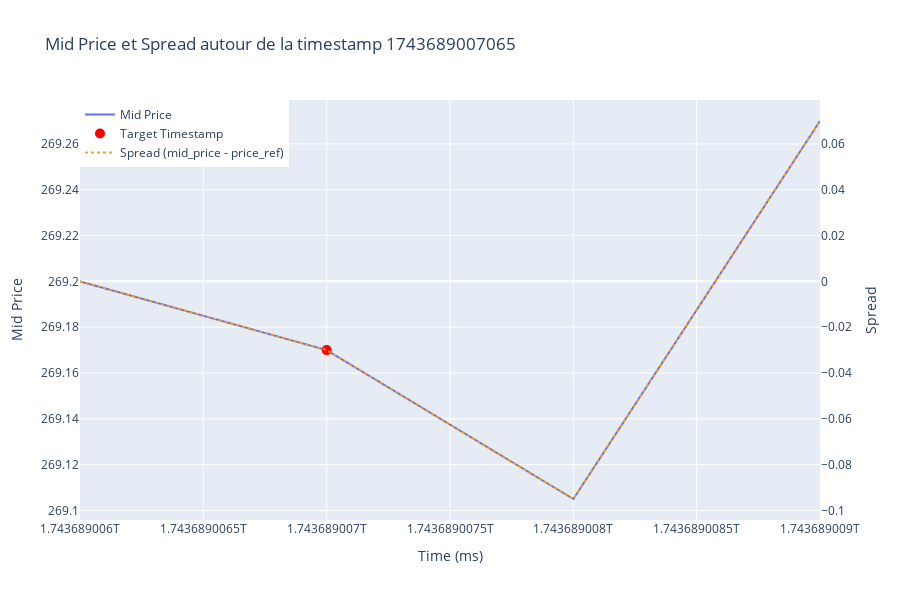

The notebook cell this image was saved under:
### Code cell
import pandas as pd
import plotly.graph_objects as go


timestamp_to_plot = 1743689007065

window = 2 * 1000


# Filtrage autour de la timestamp
df_window = merged[
    (merged['time'] >= timestamp_to_plot - window) &
    (merged['time'] <= timestamp_to_plot + window)
].copy()  # copy pour éviter les SettingWithCopyWarning

# Calcul du prix de référence (mid_price au début de la fenêtre)
price_ref = df_window.iloc[0]['price']
df_window['spread'] = df_window['price'] - price_ref

# Création du graphique
fig = go.Figure()

# Trace mid_price
fig.add_trace(go.Scatter(
    x=df_window['time'],
    y=df_window['price'],
    mode='lines',
    name='Mid Price'
))

# Point rouge à la timestamp cible
closest_idx = df_window['time'].sub(timestamp_to_plot).abs().idxmin()
closest_time = df_window.loc[closest_idx, 'time']
closest_price = df_window.loc[closest_idx, 'price']

fig.add_trace(go.Scatter(
    x=[closest_time],
    y=[closest_price],
    mode='markers',
    marker=dict(color='red', size=10),
    name='Target Timestamp'
))

# Ajout de la courbe de spread
fig.add_trace(go.Scatter(
    x=df_window['time'],
    y=df_window['spread'],
    mode='lines',
    name='Spread (mid_price - price_ref)',
    yaxis='y2',
    line=dict(dash='dot', color='orange')
))

# Layout avec un deuxième axe Y pour le spread
fig.update_layout(
    title=f"Mid Price et Spread autour de la timestamp {timestamp_to_plot}",
    xaxis_title="Time (ms)",
    yaxis=dict(title="Mid Price"),
    yaxis2=dict(title="Spread", overlaying='y', side='right', showgrid=False),
    legend=dict(x=0, y=1),
    height=600
)

fig.show()

### Figure 1 — Plotly figure (JSON) as saved in the notebook; plotly's stock layout.template omitted (floating-point values rounded to 4 significant figures)
{"data": [{"mode": "lines", "name": "Mid Price", "type": "scatter", "x": [1743689006000, 1743689007000, 1743689008000, 1743689009000], "y": [269.2, 269.2, 269.1, 269.3]}, {"marker": {"color": "red", "size": 10}, "mode": "markers", "name": "Target Timestamp", "type": "scatter", "x": [1743689007000], "y": [269.2]}, {"line": {"color": "orange", "dash": "dot"}, "mode": "lines", "name": "Spread (mid_price - price_ref)", "type": "scatter", "x": [1743689006000, 1743689007000, 1743689008000, 1743689009000], "y": [0, -0.03, -0.095, 0.07], "yaxis": "y2"}], "layout": {"height": 600, "legend": {"x": 0, "y": 1}, "title": {"text": "Mid Price et Spread autour de la timestamp 1743689007065"}, "xaxis": {"title": {"text": "Time (ms)"}}, "yaxis": {"title": {"text": "Mid Price"}}, "yaxis2": {"overlaying": "y", "showgrid": false, "side": "right", "title": {"text": "Spread"}}}}
